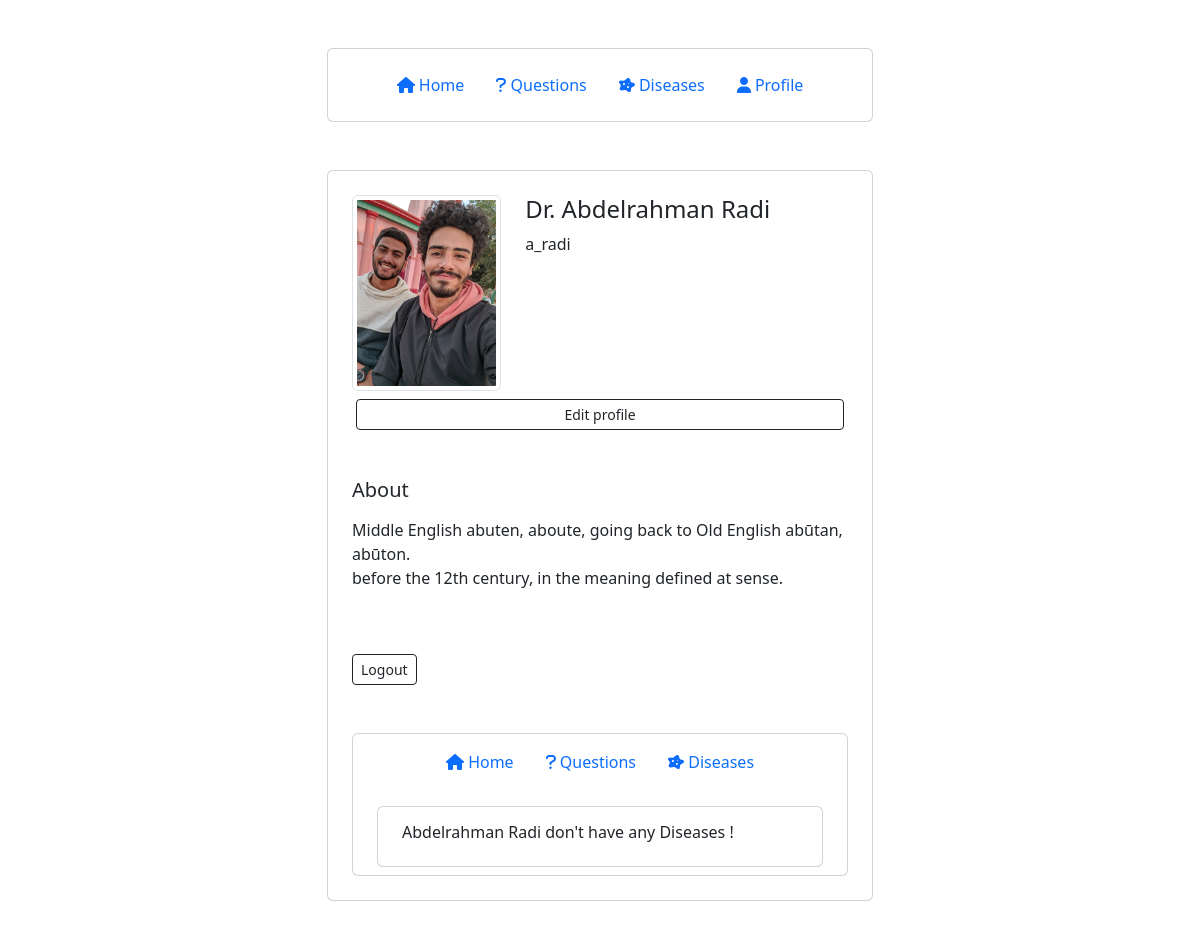
Screenshot of /profile/profile_diseases (signed in) with the database file from the repository.
### account/models.py (models this page shows, shortened)
class Profile(models.Model):
    user = models.OneToOneField(User, on_delete=models.CASCADE, null=True)
    first_name = models.CharField(max_length=100, null=True)
    last_name = models.CharField(max_length=100, null=True)
    about = models.TextField(max_length=1000, null=True)
    photo = models.ImageField(default="Profile/Profile-default.png", upload_to='profile/', blank=True, null=True)

### account/views.py (the view)
# urls.py: path('profile/profile_diseases', views.profile_diseases, name='profile_diseases'),
@login_required(login_url='login')
def profile_diseases(request):
    user = request.user
    profile = Profile.objects.filter(user= request.user).first()
    diseases = Disease.objects.filter(user=user).all().order_by("-created_on")
    found = 0
    if diseases:
        found = found + 1
        context = {
            'found': found,
            'profile': profile,
            "diseases": diseases,
        }
    else:
        context = {
            'found': found,
            'profile': profile,
        }
    return render(request, "profile/profile_diseases.html", context)

### account/templates/profile/profile_diseases.html
{% extends "base.html" %}
{% block page_content %}
    <div class="container mt-5 mb-5">
        <div class="row d-flex align-items-center justify-content-center">
            <div class="col-md-6">
                <div class="card">
                    <div class="px-4 py-4">
                        <div class="row">
                            <div class="col-4">
                                {% if profile.photo %}
                                    <img src = "/media/{{ profile.photo }}" alt="..." width="200" height="200" class="rounded mb-2 img-thumbnail">
                                {% else %}
                                    <img src = "/media/profile/Profile-default.png" alt="..." width="200" height="200" class="rounded mb-2 img-thumbnail">
                                {% endif %}
                            </div>
                            <div class="col-8">
                                <h4> Dr. {{ profile.first_name }} {{ profile.last_name }} </h4>
                                <p> {{ user.username }} </p>
                            </div>
                        </div>
                        <div class="row px-3">
                            <a href="{% url 'profile_update' %}" class="btn btn-outline-dark btn-sm btn-block">Edit profile</a>
                        </div>
                    </div>
                    <div class="px-4 py-4">
                        <h5>About</h5>
                        <div>
                            <p> {{ profile.about  | linebreaks | safe }} </p>
                        </div>
                    </div>
                    <div class="py-4 px-4">
                        <a href="{% url 'logout' %}" class="btn btn-outline-dark btn-sm btn-block" >Logout</a>
                    </div>
                    <div class="py-4 px-4">
                        <div class="card py-2 px-4">
                            <nav>
                                <ul class="nav justify-content-center">
                                    <li class="nav-item">
                                        <a class="nav-link" href="{% url 'profile_posts' %}"><i class="fas fa-home"></i> Home</a>
                                    </li>
                                    <li class="nav-item">
                                        <a class="nav-link" href="{% url 'profile_questions' %}"><i class="fas fa-question"></i> Questions</a>
                                    </li>
                                    <li class="nav-item">
                                        <a class="nav-link" href="{% url 'profile_diseases' %}"><i class="fas fa-disease"></i> Diseases</a>
                                    </li>
                                </ul>
                            </nav>
                            <br>
                            {% if found == 1 %}
                                {% for disease in diseases %}
                                <div class="card p-2">
                                    <div class="row p-2 px-3">
                                        <div class="col-11">
                                            {% if user == disease.user %}
                                                <a style="text-decoration: none" href="{% url 'user_profile' %}">
                                                    <span class="font-weight-bold"> {{ disease.user }} </span><br>
                                                </a>
                                            {% else %}
                                                <a style="text-decoration: none" href="{% url 'user_profile_everyone' disease.user.id %}">
                                                    <span class="font-weight-bold"> {{ disease.user }} </span><br>
                                                </a>
                                            {% endif %}
                                            <small>{{ disease.created_on.date }}</small>
                                            <h6> Category Of Disease:
                                                <a style="text-decoration: none" href="{% url 'category_disease' disease.category %}"> {{ disease.category }} </a>
                                            </h6>
                                        </div>
                                        {% if user == disease.user %}
                                            <div class="col-1">
                                                <a style="color: black;" href="{% url 'delete_disease' disease.pk %}">
                                                    <i class="fa fa-trash " style="font-size:20px"></i>
                                                </a>
                                            </div>
                                        {% endif %}
                                    </div>
                                    <div class="row p-2 px-3">
                                        <hr>
                                        <p> {{ disease.body | linebreaks | safe }} </p>
                                        <img src = "/media/{{ disease.photo }}" alt="..." width="50" height="50" class="rounded mb-2 img-thumbnail">
                                        <hr>
                                    </div>
                                    <div class="row px-2">
                                        <div class="col-4"></div>
                                        <div class="col-4">
                                            <a href="{% url 'detail_disease' disease.pk %}" class="btn btn-outline-dark btn-sm btn-block">Show Therapy</a>
                                        </div>
                                        <div class="col-4"></div>
                                    </div>
                                    <br>
                                </div>
                                <br>
                                {% endfor %}
                            {% elif found == 0 %}
                                <div class="card p-2">
                                    <div class="row p-2 px-3">
                                        <h6> {{ profile.first_name }} {{ profile.last_name }} don't have any Diseases ! </h6>
                                    </div>
                                </div>
                            {% endif %}
                        </div>
                    </div>
                </div>
            </div>
        </div>
    </div>
{% endblock page_content %}

### static/css/base.css (style rules this page uses)
body { background-color: #eee; font-family: "Poppins", sans-serif; font-weight: 300 }
.card { border:none }

### rows the page displays
Profile: photo (picture), first_name "Abdelrahman", last_name "Radi", about "Middle English abuten, aboute, going back to Old English abūtan, abūton. before the 12th century, in the meaning defined at sense."

### other values shown
{{ user.username }} "a_radi"
